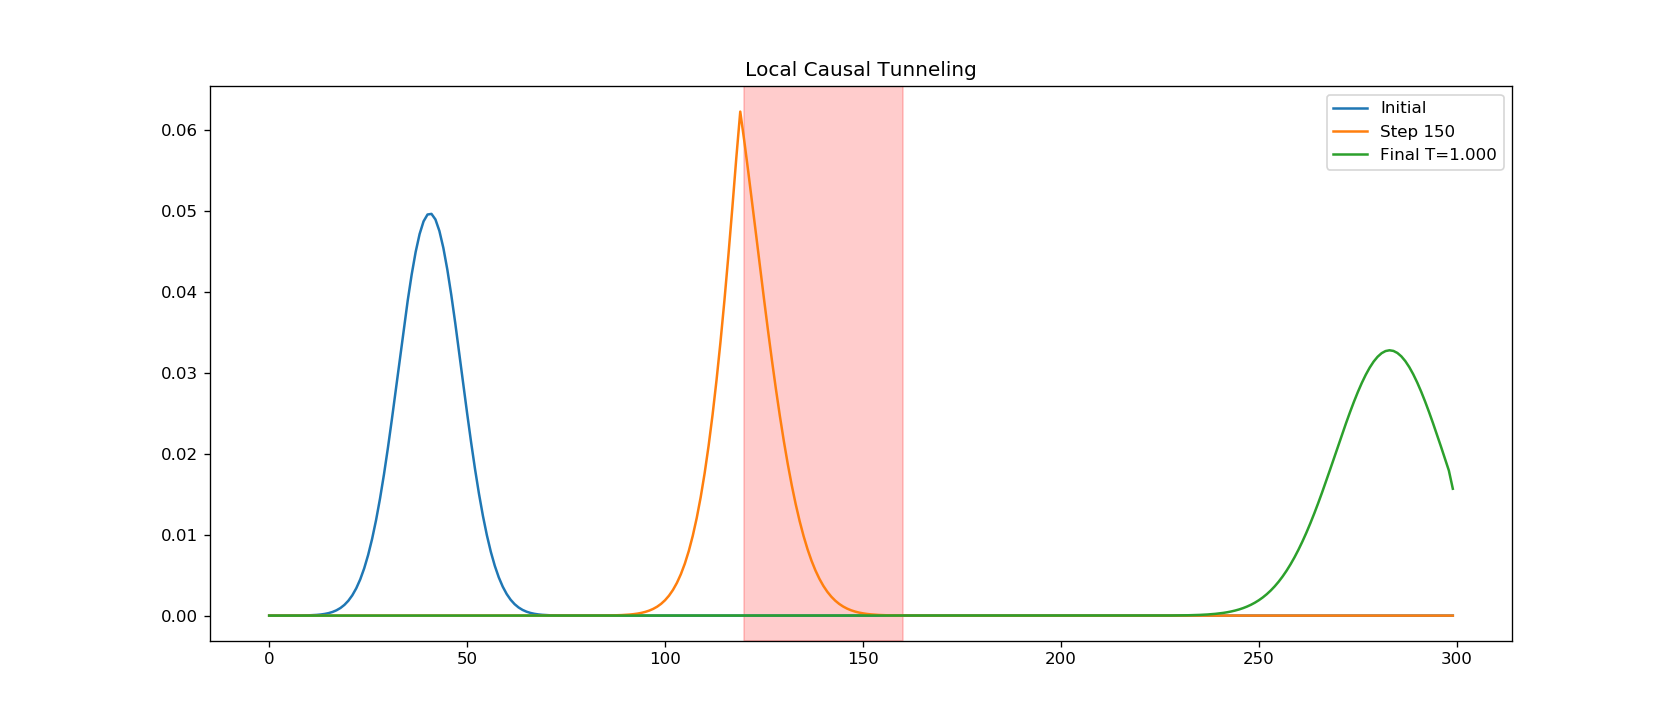

Source code (Python):
import numpy as np
import matplotlib.pyplot as plt

SIZE = 300
grid = np.zeros(SIZE)
x0, sigma = 40, 8
x = np.arange(SIZE)
grid = np.exp(-(x - x0)**2 / (2 * sigma**2))
grid /= np.sum(grid)

barrier_low, barrier_high = 120, 160
barrier_height = 0.3
barrier_mask = np.zeros(SIZE, dtype=bool)
barrier_mask[barrier_low:barrier_high] = True

STEPS = 400
SPREAD = 0.1
DRIFT = 0.6
history = []

for step in range(STEPS):
    new = grid.copy()
    laplacian = np.roll(grid, 1) + np.roll(grid, -1) - 2 * grid
    new += SPREAD * laplacian
    shift = np.roll(grid, 1)
    new = DRIFT * shift + (1 - DRIFT) * new
    new[0] = grid[0] * (1 - DRIFT)
    new[barrier_mask] *= (1 - barrier_height * 0.3)
    new /= np.sum(new)
    grid = new
    history.append(grid.copy())

final = history[-1]
transmitted = np.sum(final[barrier_high:])
reflected = np.sum(final[:barrier_low])
T = transmitted / (transmitted + reflected)

plt.figure(figsize=(14,6), dpi=120)
plt.plot(history[0], label="Initial")
plt.plot(history[150], label="Step 150")
plt.plot(history[-1], label=f"Final T={T:.3f}")
plt.axvspan(barrier_low, barrier_high, alpha=0.2, color='red')
plt.title("Local Causal Tunneling")
plt.legend()
plt.savefig("tunnel.png")
plt.show()
